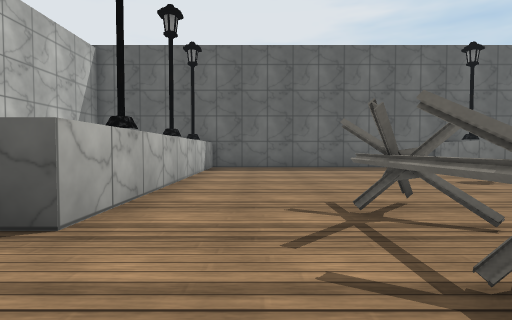
[1] (above)

24 first-person views from a walk through a Unity game level. The camera is 0.72 m above the floor, tilts 2° down and sees 80° across. The floor is counted in squares, 1 m on a side. Each view is taken from the middle of a square. On the plan, view 1 faces up. The plan holds only what a view shows up to about 10 squares ahead; the rest is blank. The player is left out. Some surface patterns are stand-ins.

[2]
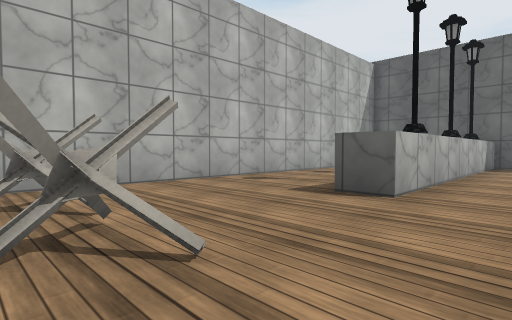

[3]
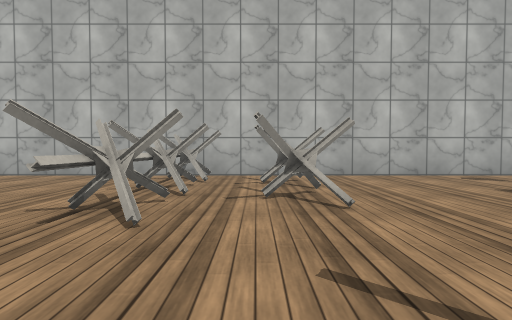

[4]
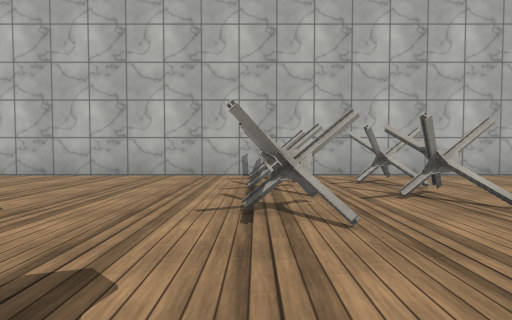

[5]
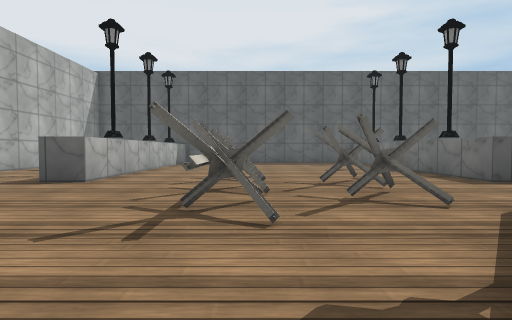

[6]
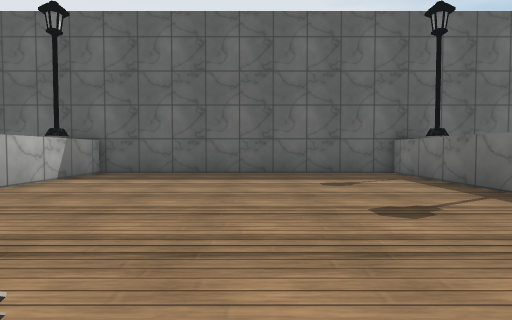

[7]
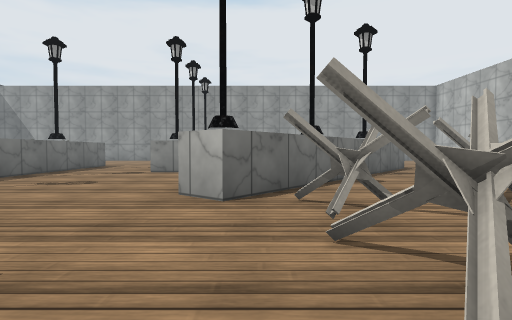

[8]
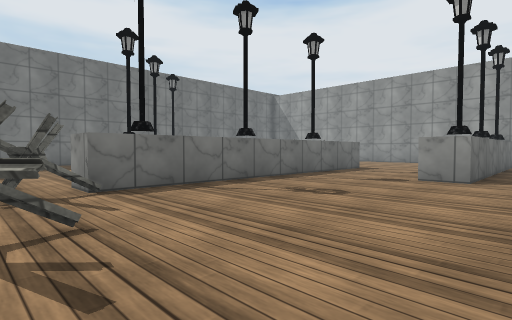

[9]
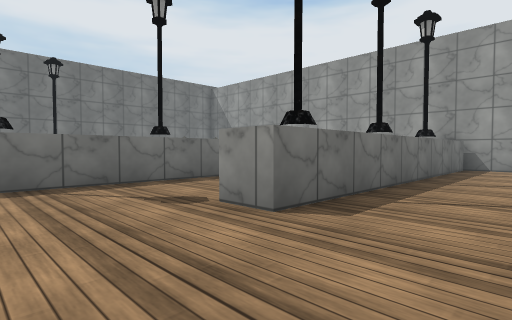

[10]
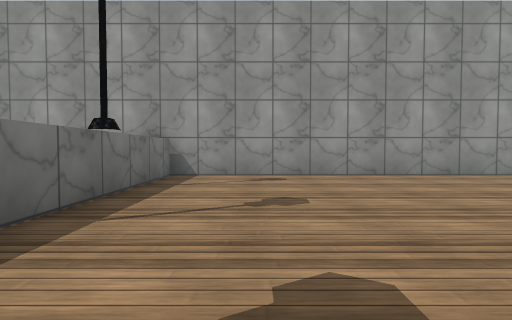

[11]
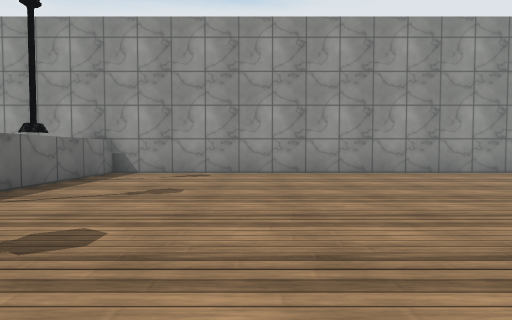

[12]
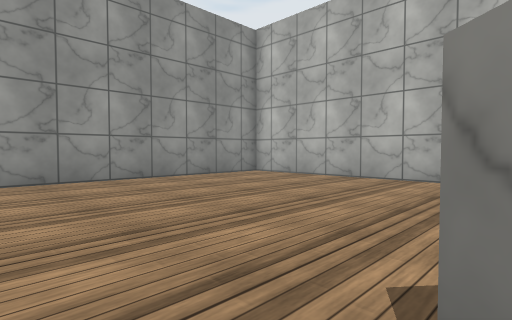

[13]
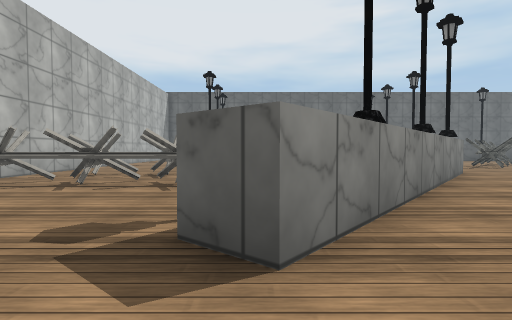

[14]
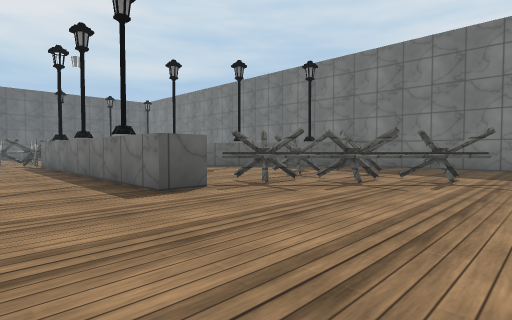

[15]
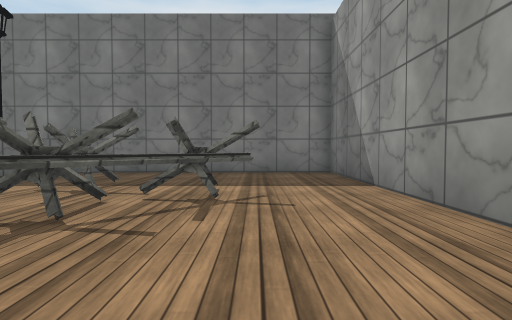

[16]
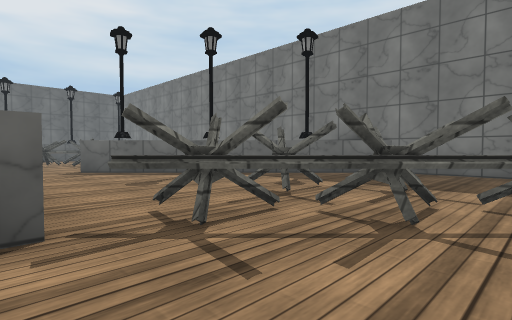

[17]
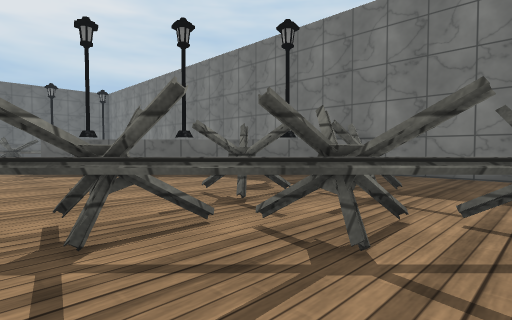

[18]
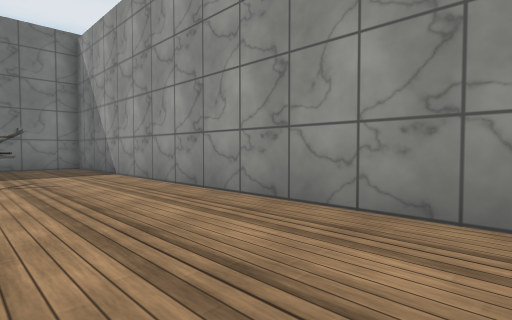

[19]
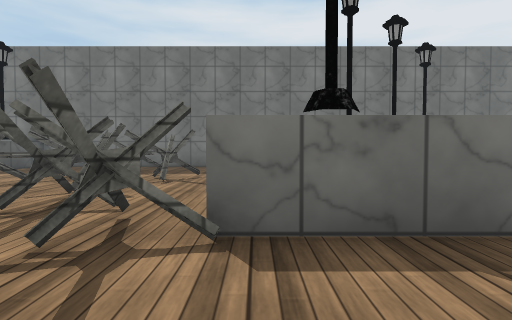

[20]
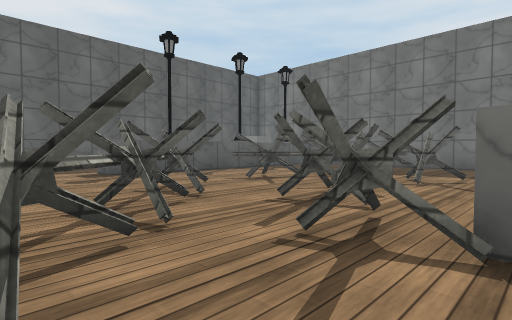

[21]
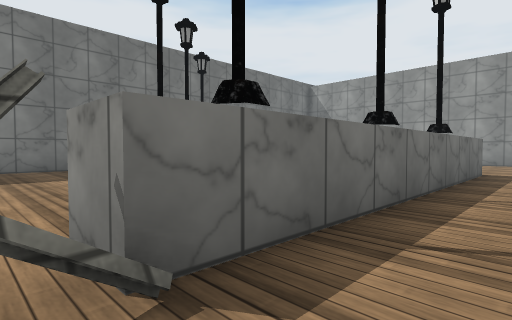

[22]
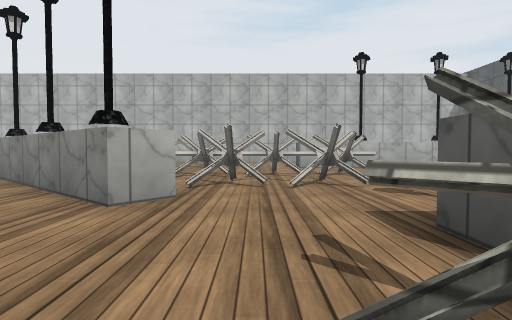

[23]
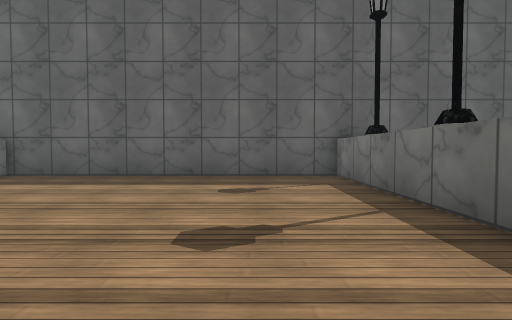

[24]
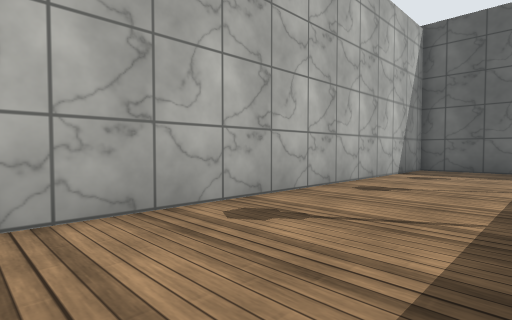

### Floor plan
Key: @ floor where view 1 was taken; # wall or solid block; x gap in a wall; . floor; = window, fence, low wall or low ledge; T thing the floor can be seen under or through; O other object.
Columns run from 7 left of view 1 to 22 right of it. Each row starts with its distance up from view 1.
 13 #### ##########
 12 #... #........#
 11 #... #........#   ..
 10 #... #........#   ..
  9 #... #........#   ..##
  8 #... #........#   .....
  7 #... #........#   .......
  6 #....#........#  .....#..
  5 #....#........#  .TT..###
  4 #....#..##....# ..T..######
  3 #....#..##.#..##.TT.####=##.
  2 #.......##.#....TTTTT..##...
  1 #.......##.#......TT.....
  0 #......@##.#.......T.........#
 -1 #.OOOO..##..#O.....# .#......#
 -2 #.OOOO.....##......# .#O     #
 -3 ##OOOOO...#O.......# ..##
 -4  OOOOOO...#........#....#O
 -5 #........##........#.....##
 -6 #.......#O.....#...#......#O
 -7 #......##......#...#.......##
 -8 #......#.......#...#...T....##
 -9 #..............#...#xT.T=....#
-10 #..............#.....TTTTT...#
-11 #..............#......TT.....#
-12 #..............#.......TT....#
-13 #..............#.............#
-14 #..............#.............#
-15 #..............#.............#
-16 ##############################

Where each view was taken, in squares from view 1:
view 1: 0 up, 0 right, facing up
view 2: 2 down, 0 right, facing up-left
view 3: 2 down, 2 right, facing left
view 4: 4 down, 2 right, facing left
view 5: 4 down, 2 right, facing up
view 6: 3 up, 3 right, facing up
view 7: 4 up, 5 right, facing down
view 8: 2 up, 6 right, facing down-right
view 9: 3 down, 5 right, facing down-right
view 10: 7 down, 5 right, facing down
view 11: 6 down, 3 right, facing down
view 12: 8 down, 1 right, facing down-left
view 13: 10 down, 0 right, facing up
view 14: 14 down, 9 right, facing up-right
view 15: 13 down, 12 right, facing right
view 16: 12 down, 12 right, facing up-right
view 17: 12 down, 13 right, facing up-right
view 18: 12 down, 9 right, facing down-right
view 19: 0 up, 9 right, facing right
view 20: 0 up, 9 right, facing up-right
view 21: 1 up, 10 right, facing down-right
view 22: 1 up, 10 right, facing left
view 23: 4 up, 5 right, facing up
view 24: 1 up, 3 left, facing up-left
